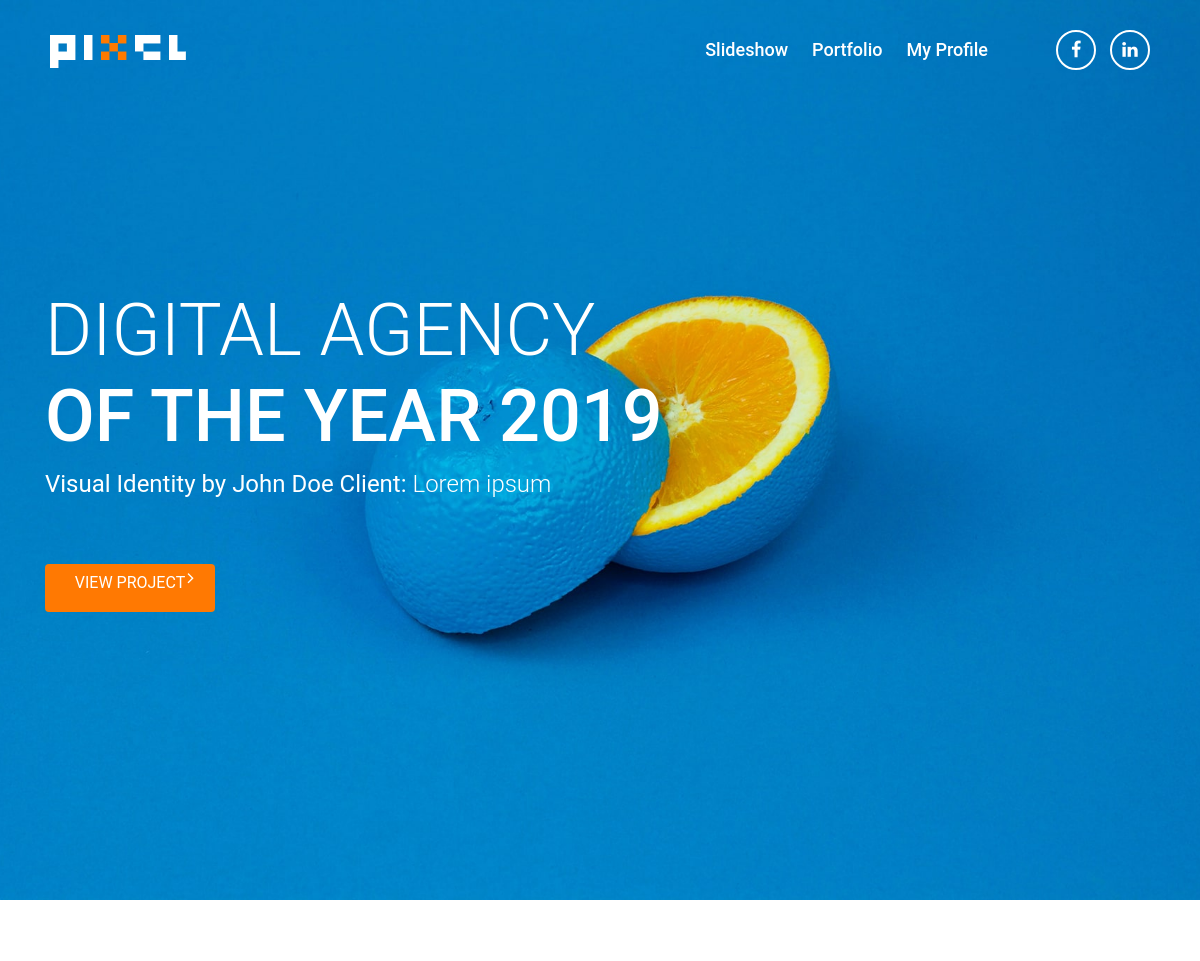
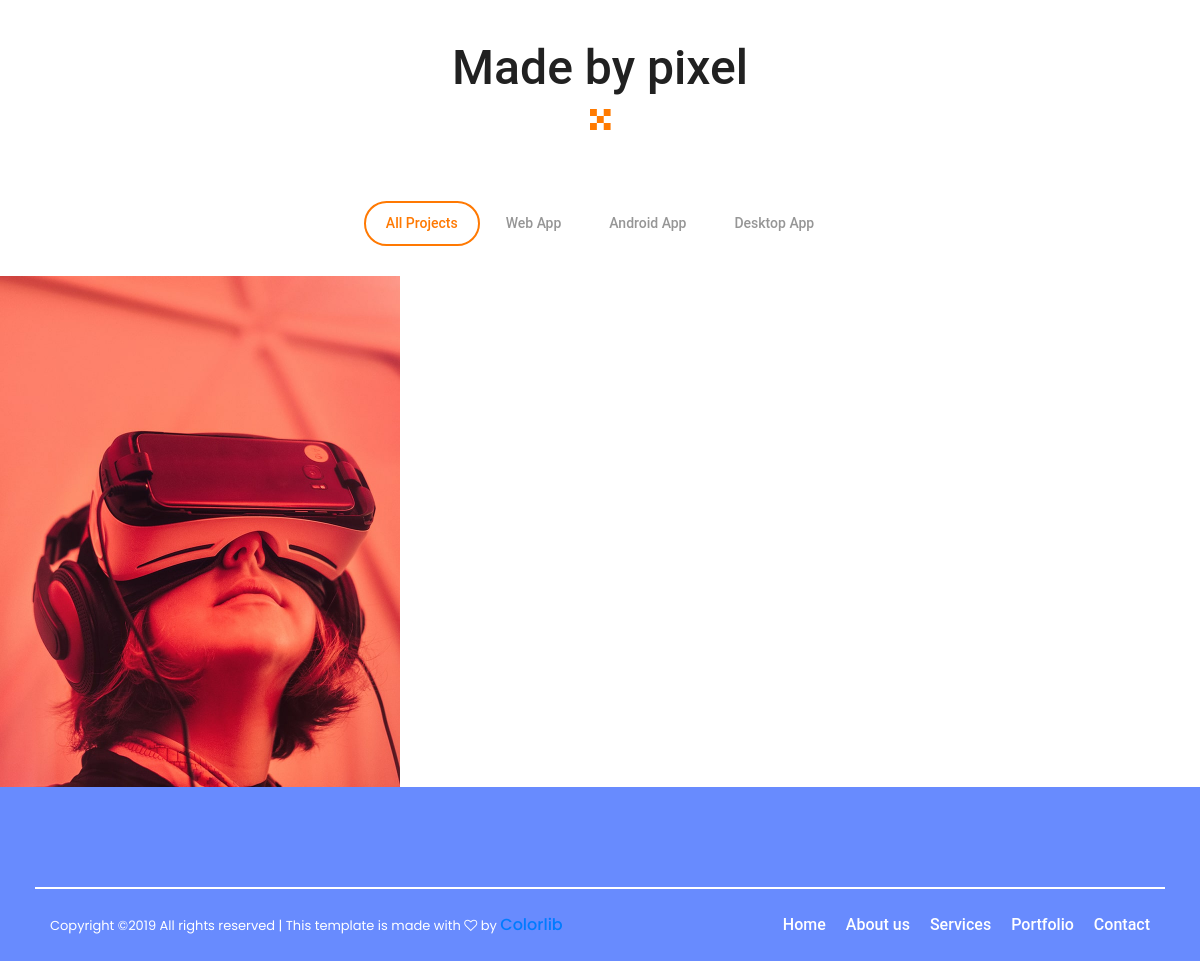
The page /portfolio/ on the database its author committed (2 pictures, top to bottom).
### portfolio/models.py (models this page shows, shortened)
class Project_Category(models.Model):
    name = models.CharField(max_length=100)

class Project(models.Model):
    name = models.CharField(max_length=100)
    url = models.CharField(max_length=200, default=None, blank=True, null=True)
    category = models.ForeignKey(Project_Category, on_delete=models.CASCADE, default=None, blank=True, null=True)
    image = models.CharField(max_length=200, default=None, blank=True, null=True)
    icon = models.CharField(max_length=100, default=None, blank=True, null=True)
    feature = models.ForeignKey(Project_Feature, on_delete=models.CASCADE, default=None, blank=True, null=True)
    tag = models.ForeignKey(Project_Tag, on_delete=models.CASCADE, default=None, blank=True, null=True)
    description = models.TextField(default=None, blank=True, null=True)

### portfolio/views.py (the view)
# urls.py: path('', views.test, name='index'),
def test(request):
    projects = Project.objects.all()
    tags = Project_Category.objects.all
    context = {
        "projects" : projects,
        "tags" : tags
    }
    return render(request, "portfolio.html", context)

### portfolio/templates/portfolio.html (shortened to what this page needs)
{% load static %}
<!DOCTYPE html>
<html lang="en">
<head>
    <link rel="stylesheet" href="{% static 'portfolio/css/style.css' %}">
    <link rel="stylesheet" href="{% static 'portfolio/css/bootstrap.min.css' %}">
    <link rel="stylesheet" href="{% static 'portfolio/css/classy-nav.css' %}">
    <link rel="stylesheet" href="{% static 'portfolio/css/owl.carousel.min.css' %}">
    <link rel="stylesheet" href="{% static 'portfolio/css/animate.css' %}">
    <link rel="stylesheet" href="{% static 'portfolio/css/magnific-popup.css' %}">
    <link rel="stylesheet" href="{% static 'portfolio/css/font-awesome.min.css' %}">
</head>
<body>
<header class="header-area">
    <div class="pixel-main-menu" id="sticker">
        <div class="classy-nav-container breakpoint-off">
            <div class="container-fluid">
                <nav class="classy-navbar justify-content-between" id="pixelNav">
                    <a href="{% url 'portfolio:index' %}" class="nav-brand"><img src="{% static 'portfolio/img/core-img/logo.png' %}"
                                                                  alt=""></a>
                    <div class="classy-menu">
                        <div class="classynav">
                            <ul>
                                <li><a href="index-2.html">Slideshow</a></li>
                                <li><a href="about.html">Portfolio</a></li>
                                <li><a href="{% url 'index' %}" target="_blank">My Profile</a></li>
                            </ul>
                            <div class="top-social-info ml-5">
                                <a href="#"><i class="fa fa-facebook"></i></a>
                                <a href="#"><i class="fa fa-linkedin"></i></a>
                            </div>
                        </div>
                    </div>
                </nav>
            </div>
        </div>
    </div>
</header>
<section class="hero-area">
    <div class="hero-slideshow owl-carousel">
        <div class="single-slide">
            <div class="slide-bg-img bg-img"
                 style="background-image: url({% static 'portfolio/img/bg-img/1.jpg' %});"></div>
            <div class="container h-100">
                <div class="row h-100 align-items-center">
                    <div class="col-12 col-lg-9">
                        <div class="welcome-text">
                            <h2 data-animation="fadeInUp" data-delay="300ms"><span>Digital Agency</span><br>of the year
                                2019</h2>
                            <h4 data-animation="fadeInUp" data-delay="500ms">Visual Identity by John Doe Client: <span>Lorem ipsum</span>
                            </h4>
                            <a href="#" class="btn pixel-btn mt-50" data-animation="fadeInUp" data-delay="700ms">View
                                Project</a>
                        </div>
                    </div>
                </div>
            </div>
        </div>
    </div>
</section>
<div class="pixel-portfolio-area section-padding-100-0">
    <div class="container">
        <div class="row">
            <div class="col-12">
                <div class="section-heading text-center wow fadeInUp" data-wow-delay="100ms">
                    <h2>Made by pixel</h2>
                    <img src="{% static 'portfolio/img/core-img/x.png' %}" alt="">
                </div>
            </div>
        </div>
    </div>
    <div class="pixel-projects-menu wow fadeInUp" data-wow-delay="200ms">
        <div class="text-center portfolio-menu">
            <button class="btn active" data-filter="*">All Projects</button>
            {% for tag in  tags%}
                <button class="btn" data-filter=".{{ tag.id }}">{{ tag.name }}</button>
            {% endfor %}
        </div>
    </div>
    <div class="pixel-portfolio">
        {% for project in projects %}
        <div class="single_gallery_item {{ project.tag_id }} wow fadeInUp" data-wow-delay="0.2s">
            <img src="{% static 'portfolio/img/bg-img/5.jpg' %}" alt="">
        </div>
        {% endfor %}
    </div>
</div>
<footer class="footer-area section-padding-100-0">
    <div class="copywrite-area">
        <div class="container-fluid">
            <div class="row align-items-center">
                <div class="col-12 col-md-6">
                    <div class="copywrite-content">
                        <p class="copywrite-text">
                            Copyright &copy;<script>document.write(new Date().getFullYear());</script>
                            All rights reserved | This template is made with <i class="fa fa-heart-o"
                                                                                aria-hidden="true"></i> by <a
                                href="https://colorlib.com/" target="_blank">Colorlib</a>
                        </p>
                    </div>
                </div>
                <div class="col-12 col-md-6">
                    <nav class="footer-nav">
                        <ul>
                            <li><a href="#">Home</a></li>
                            <li><a href="#">About us</a></li>
                            <li><a href="#">Services</a></li>
                            <li><a href="#">Portfolio</a></li>
                            <li><a href="#">Contact</a></li>
                        </ul>
                    </nav>
                </div>
            </div>
        </div>
    </div>
</footer>
</body>
</html>

### Home/static/portfolio/css/classy-nav.css (style rules this page uses)
* { margin:0;padding:0 }
body { font-family:roboto,sans-serif }
ul,ol { margin:0 }
ul li,ol li { list-style:none }
img { height:auto;max-width:100% }
.bg-img { background-position:center center;background-size:cover;background-repeat:no-repeat }
.classy-nav-container { position:relative;z-index:100;background-color:#fff }
.classy-nav-container * { box-sizing:border-box }
.classy-nav-container a { -webkit-transition-duration:500ms;transition-duration:500ms;text-decoration:none;outline:none;font-size:14px;font-weight:400;color:#232323;display:inline-block }
.justify-content-between { -webkit-box-pack:justify;-ms-flex-pack:justify;justify-content:space-between }
.classy-navbar { width:100%;height:70px;padding:.5em 2em;display:-webkit-box;display:-ms-flexbox;display:flex;-webkit-box-align:center;-ms-flex-align:center;-ms-grid-row-align:center;align-items:center }
.classy-navbar .nav-brand { font-size:26px;font-weight:500;color:#565656;display:inline-block;margin-right:30px }
.classynav ul li { display:inline-block;clear:both;position:inherit;z-index:10 }
.classynav ul li a { padding:0 12px;display:block;height:35px;font-size:14px;line-height:34px }
.breakpoint-off .classynav { display:-webkit-box;display:-ms-flexbox;display:flex;-webkit-box-align:center;-ms-flex-align:center;-ms-grid-row-align:center;align-items:center }

### rows shown on the page
Project_Category: name "Web App"
Project_Category: name "Android App"
Project_Category: name "Desktop App"
